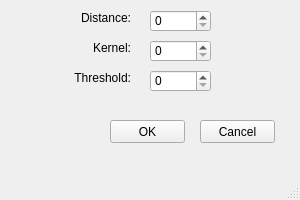
<?xml version="1.0" encoding="UTF-8"?>
<ui version="4.0">
 <class>MainWindow</class>
 <widget class="QMainWindow" name="MainWindow">
  <property name="geometry">
   <rect>
    <x>0</x>
    <y>0</y>
    <width>300</width>
    <height>200</height>
   </rect>
  </property>
  <property name="windowTitle">
   <string>MainWindow</string>
  </property>
  <widget class="QWidget" name="centralwidget">
   <widget class="QPushButton" name="pushButton">
    <property name="geometry">
     <rect>
      <x>110</x>
      <y>120</y>
      <width>75</width>
      <height>23</height>
     </rect>
    </property>
    <property name="text">
     <string>OK</string>
    </property>
   </widget>
   <widget class="QPushButton" name="pushButton_2">
    <property name="geometry">
     <rect>
      <x>200</x>
      <y>120</y>
      <width>75</width>
      <height>23</height>
     </rect>
    </property>
    <property name="text">
     <string>Cancel</string>
    </property>
   </widget>
   <widget class="QSpinBox" name="winSize">
    <property name="geometry">
     <rect>
      <x>150</x>
      <y>10</y>
      <width>61</width>
      <height>22</height>
     </rect>
    </property>
   </widget>
   <widget class="QSpinBox" name="Overlap">
    <property name="geometry">
     <rect>
      <x>150</x>
      <y>40</y>
      <width>61</width>
      <height>22</height>
     </rect>
    </property>
   </widget>
   <widget class="QSpinBox" name="inif">
    <property name="geometry">
     <rect>
      <x>150</x>
      <y>70</y>
      <width>61</width>
      <height>22</height>
     </rect>
    </property>
   </widget>
   <widget class="QLabel" name="winlabel">
    <property name="geometry">
     <rect>
      <x>70</x>
      <y>10</y>
      <width>61</width>
      <height>16</height>
     </rect>
    </property>
    <property name="text">
     <string>&lt;html&gt;&lt;head/&gt;&lt;body&gt;&lt;p align=&quot;right&quot;&gt;Distance:&lt;/p&gt;&lt;/body&gt;&lt;/html&gt;</string>
    </property>
   </widget>
   <widget class="QLabel" name="label_2">
    <property name="geometry">
     <rect>
      <x>70</x>
      <y>40</y>
      <width>61</width>
      <height>16</height>
     </rect>
    </property>
    <property name="text">
     <string>&lt;html&gt;&lt;head/&gt;&lt;body&gt;&lt;p align=&quot;right&quot;&gt;Kernel:&lt;/p&gt;&lt;/body&gt;&lt;/html&gt;</string>
    </property>
   </widget>
   <widget class="QLabel" name="winlabel_2">
    <property name="geometry">
     <rect>
      <x>70</x>
      <y>70</y>
      <width>61</width>
      <height>16</height>
     </rect>
    </property>
    <property name="text">
     <string>&lt;html&gt;&lt;head/&gt;&lt;body&gt;&lt;p align=&quot;right&quot;&gt;Threshold:&lt;/p&gt;&lt;/body&gt;&lt;/html&gt;</string>
    </property>
   </widget>
  </widget>
  <widget class="QMenuBar" name="menubar">
   <property name="geometry">
    <rect>
     <x>0</x>
     <y>0</y>
     <width>300</width>
     <height>22</height>
    </rect>
   </property>
  </widget>
  <widget class="QStatusBar" name="statusbar"/>
 </widget>
 <resources/>
 <connections/>
</ui>
